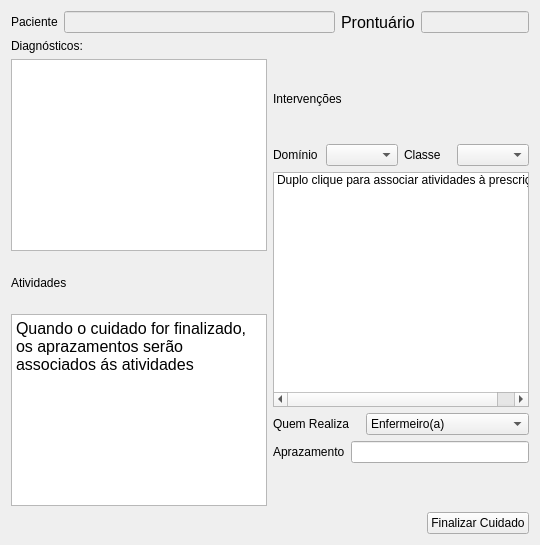
         <widget class="QWidget" name="tab_cuidados_4">
          <attribute name="title">
           <string>Cuidados</string>
          </attribute>
          <layout class="QGridLayout" name="gridLayout_10">
           <item row="0" column="0" colspan="2">
            <layout class="QHBoxLayout" name="horizontalLayout_126">
             <item>
              <widget class="QLabel" name="label_paciente_12">
               <property name="text">
                <string>Paciente</string>
               </property>
               <property name="buddy">
                <cstring>lineEdit_paciente_6</cstring>
               </property>
              </widget>
             </item>
             <item>
              <widget class="QLineEdit" name="lineEdit_paciente_12">
               <property name="enabled">
                <bool>false</bool>
               </property>
              </widget>
             </item>
             <item>
              <widget class="QLabel" name="label_prontuario_2">
               <property name="font">
                <font>
                 <pointsize>12</pointsize>
                </font>
               </property>
               <property name="text">
                <string>Prontuário</string>
               </property>
               <property name="buddy">
                <cstring>lineEdit_prontuario</cstring>
               </property>
              </widget>
             </item>
             <item>
              <widget class="QLineEdit" name="lineEdit_prontuario_2">
               <property name="enabled">
                <bool>false</bool>
               </property>
               <property name="sizePolicy">
                <sizepolicy hsizetype="Minimum" vsizetype="Minimum">
                 <horstretch>0</horstretch>
                 <verstretch>0</verstretch>
                </sizepolicy>
               </property>
              </widget>
             </item>
            </layout>
           </item>
           <item row="1" column="0">
            <widget class="QLabel" name="label_diagn_4">
             <property name="text">
              <string>Diagnósticos:</string>
             </property>
             <property name="buddy">
              <cstring>listWidget_listaDiag_3</cstring>
             </property>
            </widget>
           </item>
           <item row="2" column="0" rowspan="3">
            <widget class="QListWidget" name="listWidget_listaDiag_6"/>
           </item>
           <item row="2" column="1">
            <widget class="QLabel" name="label_intervencoes_2">
             <property name="text">
              <string>Intervenções</string>
             </property>
            </widget>
           </item>
           <item row="3" column="1">
            <layout class="QHBoxLayout" name="horizontalLayout_2">
             <item>
              <widget class="QLabel" name="label_dominiInterv_2">
               <property name="text">
                <string>Domínio</string>
               </property>
               <property name="buddy">
                <cstring>comboBox_dominioInterv_2</cstring>
               </property>
              </widget>
             </item>
             <item>
              <widget class="QComboBox" name="comboBox_dominioInterv_4"/>
             </item>
             <item>
              <widget class="QLabel" name="label_classeInterv_2">
               <property name="text">
                <string>Classe</string>
               </property>
               <property name="buddy">
                <cstring>comboBox_classeInterv_2</cstring>
               </property>
              </widget>
             </item>
             <item>
              <widget class="QComboBox" name="comboBox_classeInterv_4"/>
             </item>
            </layout>
           </item>
           <item row="4" column="1" rowspan="3">
            <widget class="QListWidget" name="listWidget_listaAtividades_2">
             <item>
              <property name="text">
               <string>Duplo clique para associar atividades à prescrição</string>
              </property>
             </item>
            </widget>
           </item>
           <item row="5" column="0">
            <widget class="QLabel" name="label_ativid_2">
             <property name="text">
              <string>Atividades</string>
             </property>
             <property name="buddy">
              <cstring>textEdit_blah</cstring>
             </property>
            </widget>
           </item>
           <item row="6" column="0" rowspan="2">
            <widget class="QTextEdit" name="textEdit_blah_2">
             <property name="html">
              <string>&lt;!DOCTYPE HTML PUBLIC &quot;-//W3C//DTD HTML 4.0//EN&quot; &quot;http://www.w3.org/TR/REC-html40/strict.dtd&quot;&gt;
&lt;html&gt;&lt;head&gt;&lt;meta name=&quot;qrichtext&quot; content=&quot;1&quot; /&gt;&lt;style type=&quot;text/css&quot;&gt;
p, li { white-space: pre-wrap; }
&lt;/style&gt;&lt;/head&gt;&lt;body style=&quot; font-family:'Droid Sans'; font-size:12pt; font-weight:400; font-style:normal;&quot;&gt;
&lt;p style=&quot; margin-top:0px; margin-bottom:0px; margin-left:0px; margin-right:0px; -qt-block-indent:0; text-indent:0px;&quot;&gt;Quando o cuidado for finalizado, os aprazamentos serão associados ás atividades&lt;/p&gt;&lt;/body&gt;&lt;/html&gt;</string>
             </property>
            </widget>
           </item>
           <item row="7" column="1">
            <layout class="QFormLayout" name="formLayout_14">
             <property name="fieldGrowthPolicy">
              <enum>QFormLayout::AllNonFixedFieldsGrow</enum>
             </property>
             <item row="0" column="0" colspan="2">
              <layout class="QHBoxLayout" name="horizontalLayout_125">
               <item>
                <widget class="QLabel" name="label_who_2">
                 <property name="text">
                  <string>Quem Realiza</string>
                 </property>
                 <property name="buddy">
                  <cstring>comboBox_whoCuid_2</cstring>
                 </property>
                </widget>
               </item>
               <item>
                <widget class="QComboBox" name="comboBox_whoCuid_4">
                 <item>
                  <property name="text">
                   <string>Enfermeiro(a)</string>
                  </property>
                 </item>
                 <item>
                  <property name="text">
                   <string>Técnico de Enfermagem</string>
                  </property>
                 </item>
                </widget>
               </item>
              </layout>
             </item>
             <item row="1" column="0">
              <widget class="QLabel" name="label_aprazamentoCuid_4">
               <property name="text">
                <string>Aprazamento</string>
               </property>
               <property name="buddy">
                <cstring>lineEdit_aprazamentoCuid_2</cstring>
               </property>
              </widget>
             </item>
             <item row="1" column="1">
              <widget class="QLineEdit" name="lineEdit_aprazamentoCuid_4"/>
             </item>
            </layout>
           </item>
           <item row="8" column="0" colspan="2">
            <layout class="QHBoxLayout" name="horizontalLayout_128">
             <item>
              <spacer name="horizontalSpacer_6">
               <property name="orientation">
                <enum>Qt::Horizontal</enum>
               </property>
               <property name="sizeHint" stdset="0">
                <size>
                 <width>40</width>
                 <height>20</height>
                </size>
               </property>
              </spacer>
             </item>
             <item>
              <widget class="QPushButton" name="pushButton_finalizaCuidado_4">
               <property name="text">
                <string>Finalizar Cuidado</string>
               </property>
              </widget>
             </item>
            </layout>
           </item>
          </layout>
         </widget>
